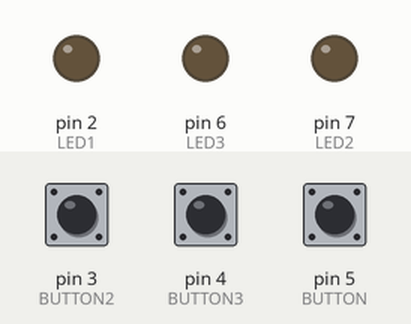
This sketch was run on a simulated Arduino Uno, built with avr-gcc and run on an emulated ATmega328P. Shown: output pins drawn as LEDs (lit = HIGH). The test bench sets the inputs (shaded band); at power-on: pin 3 (BUTTON2) LOW, pin 4 (BUTTON3) LOW, pin 5 (BUTTON) LOW.

Above: at 1.2 s.
1.3 s: pin 3 (BUTTON2) pulled HIGH for 0.15 s
At 2.5 s:
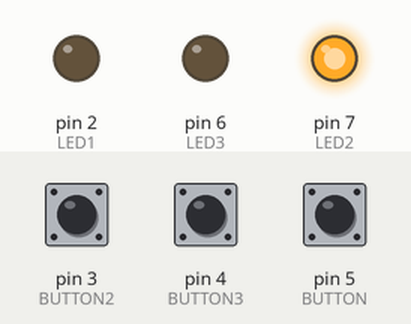
2.9 s: pin 4 (BUTTON3) pulled HIGH for 0.15 s
At 4.0 s:
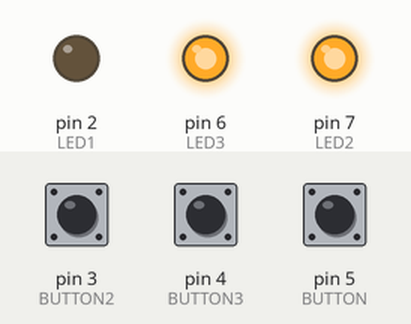
4.5 s: pin 5 (BUTTON) pulled HIGH for 0.15 s
At 5.2 s:
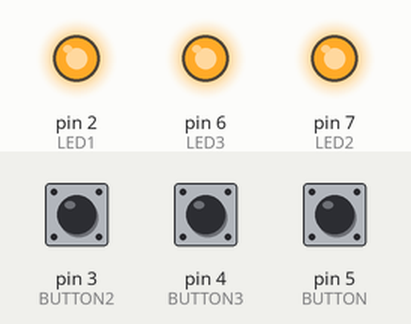
6.1 s: pin 3 (BUTTON2) pulled HIGH for 1 s
At 6.4 s:
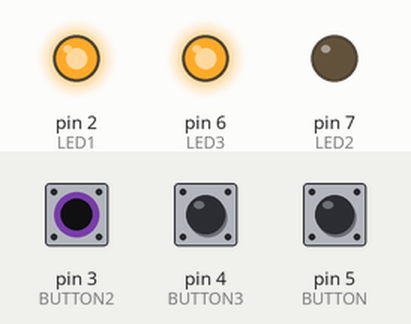
8.6 s: pin 4 (BUTTON3) pulled HIGH for 1 s
At 9.5 s:
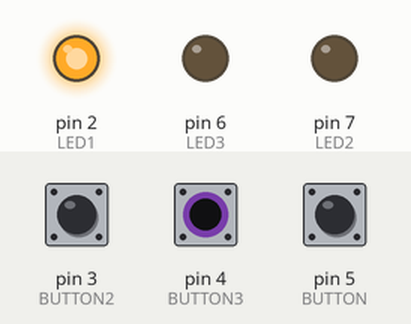
11.1 s: pin 3 (BUTTON2) pulled HIGH for 0.15 s
At 11.4 s:
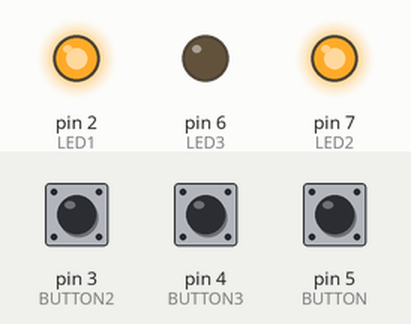
Timing chart, 0 to 13.7 s (numbered marks = the images above; inputs shaded):
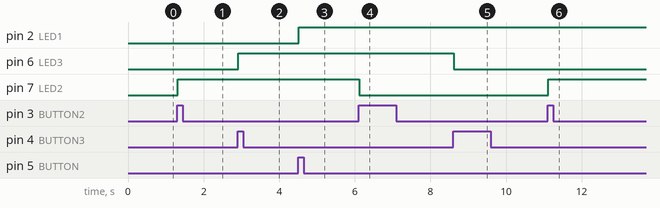

Measured:
- after the input at 1.3 s, pin 7 (LED2): LOW → HIGH at once
- after the input at 2.9 s, pin 6 (LED3): LOW → HIGH at once
- after the input at 4.5 s, pin 2 (LED1): LOW → HIGH at once
- after the input at 6.1 s, pin 7 (LED2): HIGH → LOW at once
- after the input at 8.6 s, pin 6 (LED3): HIGH → LOW at once
- after the input at 11.1 s, pin 7 (LED2): LOW → HIGH at once

The sketch:

Relay_LED5.ino
```cpp
const int LED1 = 2;
const int LED2 = 7;
const int LED3 = 6;

const int BUTTON = 5;//the input pin where the
const int BUTTON2 = 3;//the input pin where the
const int BUTTON3 = 4;//the input pin where the

int val = 0;         //val will be used to store the state
                     //of the input pin
int old_val = 0;     //this variable stores the previous
                     //value of "val"
int state = 0;       //0 = LED off while 1 = LED on

int val2 = 0;         //val will be used to store the state
                     //of the input pin
int old_val2 = 0;     //this variable stores the previous
                     //value of "val"
int state2 = 0;       //0 = LED off while 1 = LED on

int val3 = 0;         //val will be used to store the state
                     //of the input pin
int old_val3 = 0;     //this variable stores the previous
                     //value of "val"
int state3 = 0;       //0 = LED off while 1 = LED on


void setup() {
  // put your setup code here, to run once:
pinMode(LED1, OUTPUT); // sets the digital pin as output
pinMode(LED2, OUTPUT); // sets the digital pin as output
pinMode(LED3, OUTPUT); // sets the digital pin as output
pinMode(BUTTON,INPUT);  //and the Button is an input
pinMode(BUTTON2,INPUT);  //and the Button is an input
pinMode(BUTTON3,INPUT);  //and the Button is an input
}

void loop() {
  // put your main code here, to run repeatedly:

val = digitalRead(BUTTON);//read input value and store it
val2 = digitalRead(BUTTON2);//read input value and store it
val3 = digitalRead(BUTTON3);//read input value and store it

if ((val == HIGH)&&(old_val==LOW)){
  delay(10);
}
if ((val == HIGH)&&(old_val==LOW)){
  state = 1 - state;
  delay(10);
}

if ((val2 == HIGH)&&(old_val2==LOW)){
  delay(10);
}
if ((val2 == HIGH)&&(old_val2==LOW)){
  state2 = 1 - state2;
  delay(10);
}

if ((val3 == HIGH)&&(old_val3==LOW)){
  delay(10);
}
if ((val3 == HIGH)&&(old_val3==LOW)){
  state3 = 1 - state3;
  delay(10);
}


old_val = val;          //val is now old, let's store it
old_val2 = val2;          //val is now old, let's store it
old_val3 = val3;          //val is now old, let's store it

if (state == 1){
digitalWrite(LED1, HIGH); // turns the LED on

}else{
digitalWrite(LED1, LOW);  // turns the LED off
}

if (state2 == 1){
digitalWrite(LED2, HIGH); // turns the LED on

}else{
digitalWrite(LED2, LOW);  // turns the LED off
}

if (state3 == 1){
analogWrite(LED3, 255); // turns the LED on

}else{
analogWrite(LED3, 0);  // turns the LED off
}

}
```
